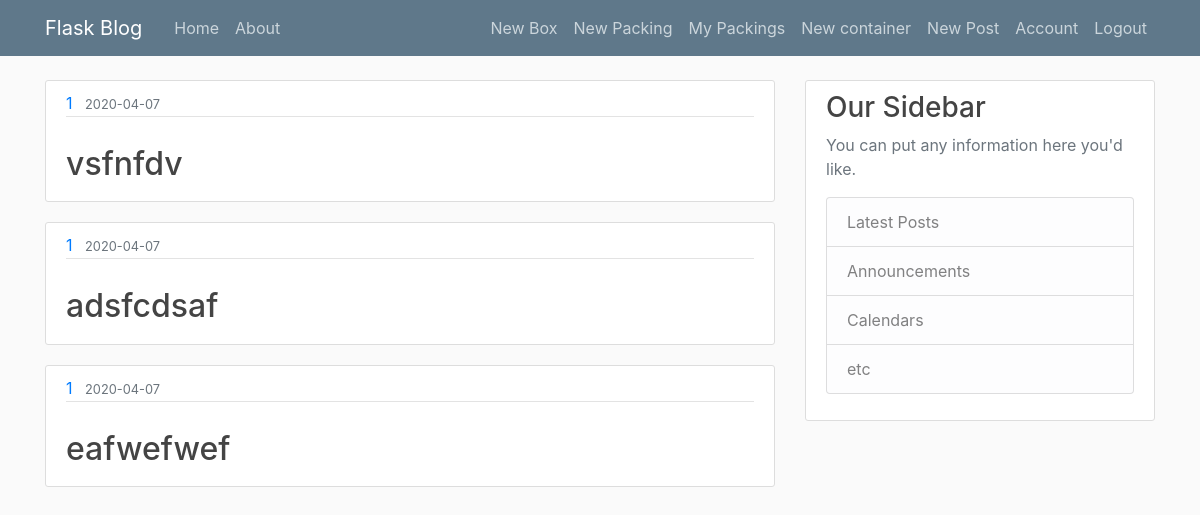
/packings/ (signed in), run on an earlier commit of the app's database.
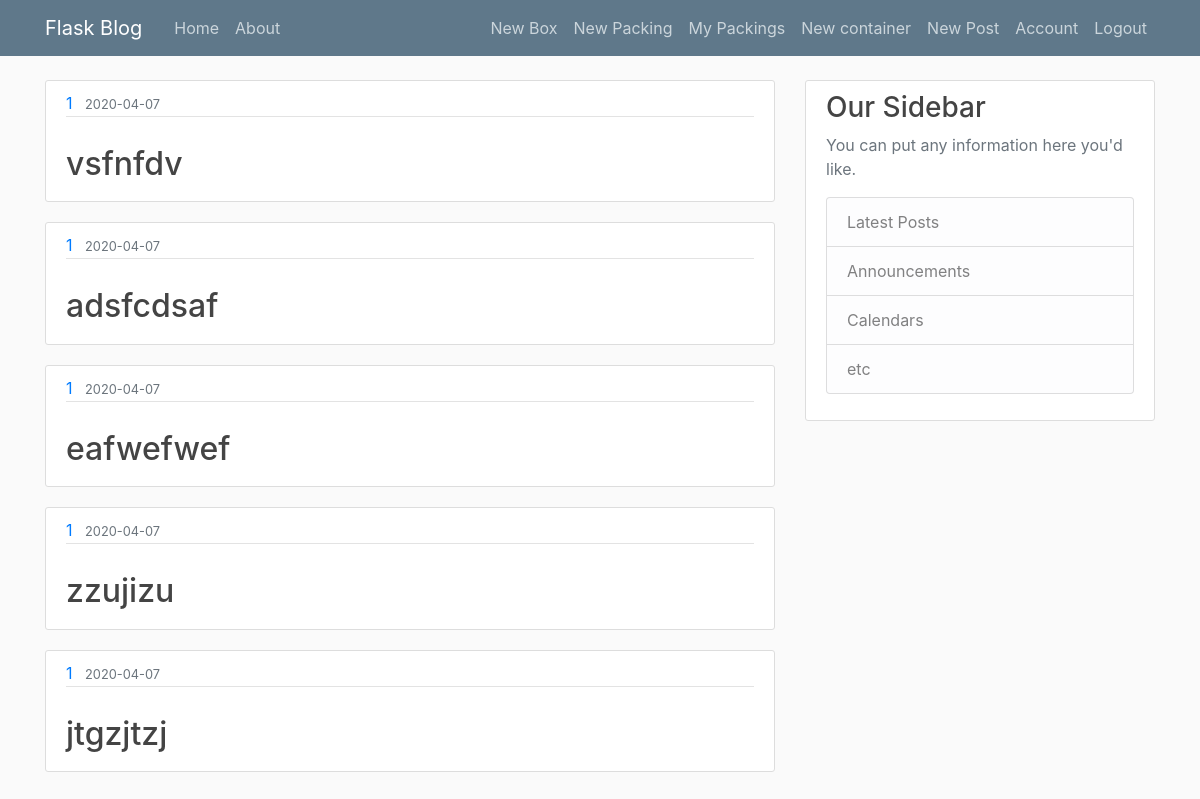
And on a later commit of the database.
### flasksite/models.py (models this page shows, shortened)
class Packing(db.Model):
    id = db.Column(db.Integer, primary_key=True)
    name = db.Column(db.String(100), nullable=False)
    date_created = db.Column(db.DateTime, nullable=False, default=datetime.utcnow)
    user_id = db.Column(db.Integer, db.ForeignKey('user.id'), nullable=False)

### flasksite/routes.py (the view)
@app.route("/packings/")
def packings() :
    packings = Packing.query.filter_by(user_id=current_user.id).all()
    return render_template('packings.html', packings=packings)

### flasksite/models.py (called while the page is built)
@login_manager.user_loader #decorator
def load_user(user_id):
    return User.query.get(int(user_id))

### flasksite/templates/packings.html (shortened to what this page needs)
{% extends "layout.html" %}
{% block content %}
    {% for packing in packings %}
        <article class="media content-section">
            <div class="media-body">
                <div class="article-metadata">
                    <a class="mr-2" href="#">{{ packing.user_id }}</a>
                    <small class="text-muted">{{ packing.date_created.strftime('%Y-%m-%d') }}</small>
                </div>
                <h2><a class="article-title" href="{{ url_for('packings') }}">{{ packing.name }}</a></h2>
            </div>
        </article>
    {% endfor %}
{% endblock %}

### flasksite/templates/layout.html (shortened to what this page needs)
 <!DOCTYPE html>
 <html>
 <head>
    <link rel="stylesheet" href="https://stackpath.bootstrapcdn.com/bootstrap/4.3.1/css/bootstrap.min.css">
    <link rel="stylesheet" type="text/css" href="{{ url_for('static', filename='main.css') }}">
 </head>
 <body>
    <header class="site-header">
    <nav class="navbar navbar-expand-md navbar-dark bg-steel fixed-top">
        <div class="container">
        <a class="navbar-brand mr-4" href="/">Flask Blog</a>
        <div class="collapse navbar-collapse" id="navbarToggle">
            <div class="navbar-nav mr-auto">
            <a class="nav-item nav-link" href="{{ url_for('home') }}">Home</a>
            <a class="nav-item nav-link" href="{{ url_for('about') }}">About</a>
            </div>
            <div class="navbar-nav">
                {% if current_user.is_authenticated %}
                    <a class="nav-item nav-link" href="{{ url_for('new_box') }}">New Box</a>
                    <a class="nav-item nav-link" href="{{ url_for('new_packing') }}">New Packing</a>
                    <a class="nav-item nav-link" href="{{ url_for('packings') }}">My Packings</a>
                    <a class="nav-item nav-link" href="{{ url_for('new_container') }}">New container</a>
                    <a class="nav-item nav-link" href="{{ url_for('new_post') }}">New Post</a>
                    <a class="nav-item nav-link" href="{{ url_for('account') }}">Account</a>
                    <a class="nav-item nav-link" href="{{ url_for('logout') }}">Logout</a>
                {% else %}
                    <a class="nav-item nav-link" href="{{ url_for('login') }}">Login</a>
                    <a class="nav-item nav-link" href="{{ url_for('register') }}">Register</a>
                {% endif %}
            </div>
        </div>
        </div>
    </nav>
    </header>
    <main role="main" class="container">
        <div class="row">
            <div class="col-md-8">
                {% block content %}{% endblock %}
            </div>
        <div class="col-md-4">
        <div class="content-section">
            <h3>Our Sidebar</h3>
            <p class='text-muted'>You can put any information here you'd like.
            <ul class="list-group">
                <li class="list-group-item list-group-item-light">Latest Posts</li>
                <li class="list-group-item list-group-item-light">Announcements</li>
                <li class="list-group-item list-group-item-light">Calendars</li>
                <li class="list-group-item list-group-item-light">etc</li>
            </ul>
            </p>
        </div>
        </div>
    </div>
    </main>
 </body>
 </html>

### flasksite/static/main.css (style rules this page uses)
body { background: #fafafa; color: #333333; margin-top: 5rem; }
h1, h2, h3, h4, h5, h6 { color: #444444; }
.bg-steel { background-color: #5f788a; }
.site-header .navbar-nav .nav-link { color: #cbd5db; }
.content-section { background: #ffffff; padding: 10px 20px; border: 1px solid #dddddd; border-radius: 3px; margin-bottom: 20px; }
.article-title { color: #444444; }
.article-metadata { padding-bottom: 1px; margin-bottom: 4px; border-bottom: 1px solid #e3e3e3 }

What changed in the data, as far as the page shows it:
added Packing: user_id "1", date_created "2020-04-07", name "zzujizu"
added Packing: user_id "1", date_created "2020-04-07", name "jtgzjtzj"
